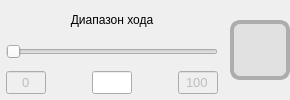
              <widget class="QWidget" name="widget_crossingLimits_range_2" native="true">
               <layout class="QHBoxLayout" name="horizontalLayout_33">
                <property name="leftMargin">
                 <number>0</number>
                </property>
                <property name="topMargin">
                 <number>0</number>
                </property>
                <property name="rightMargin">
                 <number>0</number>
                </property>
                <property name="bottomMargin">
                 <number>0</number>
                </property>
                <item>
                 <widget class="QWidget" name="widget_crossingLimits_range_control_2" native="true">
                  <layout class="QVBoxLayout" name="verticalLayout_48">
                   <property name="spacing">
                    <number>6</number>
                   </property>
                   <property name="leftMargin">
                    <number>6</number>
                   </property>
                   <property name="topMargin">
                    <number>6</number>
                   </property>
                   <property name="rightMargin">
                    <number>6</number>
                   </property>
                   <property name="bottomMargin">
                    <number>6</number>
                   </property>
                   <item>
                    <widget class="QLabel" name="label_crossingLimits_range_2">
                     <property name="sizePolicy">
                      <sizepolicy hsizetype="Preferred" vsizetype="Preferred">
                       <horstretch>0</horstretch>
                       <verstretch>0</verstretch>
                      </sizepolicy>
                     </property>
                     <property name="text">
                      <string>Диапазон хода</string>
                     </property>
                     <property name="alignment">
                      <set>Qt::AlignmentFlag::AlignCenter</set>
                     </property>
                    </widget>
                   </item>
                   <item>
                    <widget class="QSlider" name="horizontalSlider_crossingLimits_range_2">
                     <property name="sizePolicy">
                      <sizepolicy hsizetype="Preferred" vsizetype="Preferred">
                       <horstretch>0</horstretch>
                       <verstretch>0</verstretch>
                      </sizepolicy>
                     </property>
                     <property name="orientation">
                      <enum>Qt::Orientation::Horizontal</enum>
                     </property>
                    </widget>
                   </item>
                   <item>
                    <layout class="QHBoxLayout" name="horizontalLayout_crossingLimits_range_limits_6">
                     <property name="spacing">
                      <number>6</number>
                     </property>
                     <item>
                      <widget class="QLineEdit" name="lineEdit_crossingLimits_range_lowerLimit_2">
                       <property name="enabled">
                        <bool>false</bool>
                       </property>
                       <property name="sizePolicy">
                        <sizepolicy hsizetype="Maximum" vsizetype="Maximum">
                         <horstretch>0</horstretch>
                         <verstretch>0</verstretch>
                        </sizepolicy>
                       </property>
                       <property name="maximumSize">
                        <size>
                         <width>40</width>
                         <height>16777215</height>
                        </size>
                       </property>
                       <property name="font">
                        <font>
                         <family>Segoe UI</family>
                         <pointsize>10</pointsize>
                        </font>
                       </property>
                       <property name="text">
                        <string>0</string>
                       </property>
                       <property name="alignment">
                        <set>Qt::AlignmentFlag::AlignCenter</set>
                       </property>
                      </widget>
                     </item>
                     <item>
                      <spacer name="horizontalSpacer_11">
                       <property name="orientation">
                        <enum>Qt::Orientation::Horizontal</enum>
                       </property>
                       <property name="sizeHint" stdset="0">
                        <size>
                         <width>40</width>
                         <height>20</height>
                        </size>
                       </property>
                      </spacer>
                     </item>
                     <item>
                      <widget class="QLineEdit" name="lineEdit_crossingLimits_range_value_2">
                       <property name="maximumSize">
                        <size>
                         <width>40</width>
                         <height>16777215</height>
                        </size>
                       </property>
                       <property name="font">
                        <font>
                         <family>Segoe UI</family>
                         <pointsize>10</pointsize>
                        </font>
                       </property>
                       <property name="alignment">
                        <set>Qt::AlignmentFlag::AlignCenter</set>
                       </property>
                      </widget>
                     </item>
                     <item>
                      <spacer name="horizontalSpacer_crossingLimits_range_2">
                       <property name="orientation">
                        <enum>Qt::Orientation::Horizontal</enum>
                       </property>
                       <property name="sizeHint" stdset="0">
                        <size>
                         <width>40</width>
                         <height>20</height>
                        </size>
                       </property>
                      </spacer>
                     </item>
                     <item>
                      <widget class="QLineEdit" name="lineEdit_crossingLimits_range_upperLimit_2">
                       <property name="enabled">
                        <bool>false</bool>
                       </property>
                       <property name="maximumSize">
                        <size>
                         <width>40</width>
                         <height>16777215</height>
                        </size>
                       </property>
                       <property name="font">
                        <font>
                         <family>Segoe UI</family>
                         <pointsize>10</pointsize>
                        </font>
                       </property>
                       <property name="text">
                        <string>100</string>
                       </property>
                       <property name="alignment">
                        <set>Qt::AlignmentFlag::AlignCenter</set>
                       </property>
                      </widget>
                     </item>
                    </layout>
                   </item>
                  </layout>
                 </widget>
                </item>
                <item>
                 <widget class="QWidget" name="widget_crossingLimits_range_limitStatusIndicator_2" native="true">
                  <property name="minimumSize">
                   <size>
                    <width>60</width>
                    <height>60</height>
                   </size>
                  </property>
                  <property name="maximumSize">
                   <size>
                    <width>60</width>
                    <height>60</height>
                   </size>
                  </property>
                  <property name="styleSheet">
                   <string notr="true">background: #E1E1E1;

Border: 4px solid #ADADAD ;
Border-radius: 10px;

</string>
                  </property>
                 </widget>
                </item>
               </layout>
              </widget>
